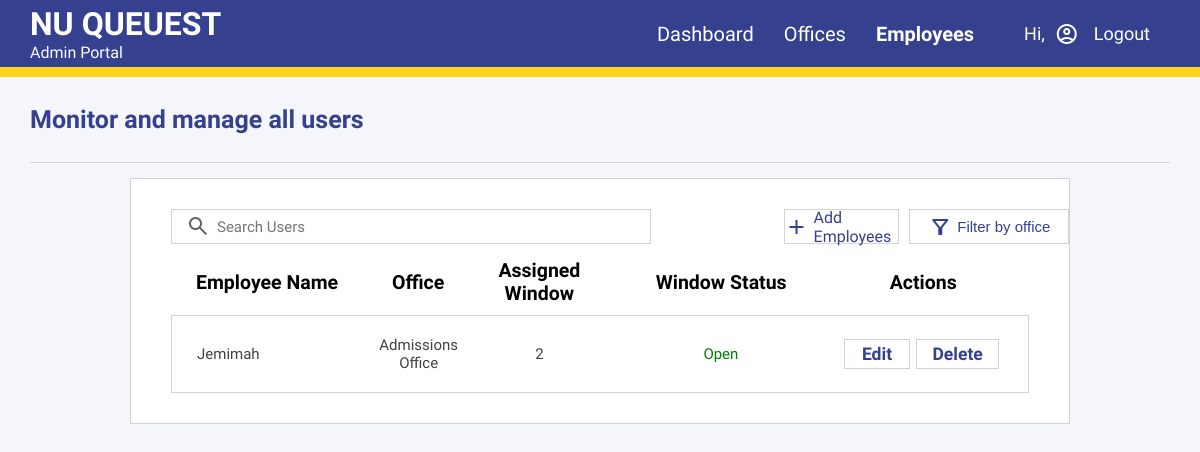
/admin/admin_usersview.php (signed in), run on the app's committed database.
### tables this page shows
CREATE TABLE `employees` (
  `employee_id` int NOT NULL AUTO_INCREMENT,
  `user_id` int DEFAULT NULL,
  `office_id` int DEFAULT NULL,
  `window` int DEFAULT NULL,
  `logged_In` tinyint DEFAULT NULL,
  PRIMARY KEY (`employee_id`),
  KEY `office_id1_idx` (`office_id`),
  KEY `user_id1_idx` (`user_id`),
  CONSTRAINT `office_id1` FOREIGN KEY (`office_id`) REFERENCES `offices` (`office_id`) ON DELETE CASCADE ON UPDATE CASCADE,
  CONSTRAINT `user_id1` FOREIGN KEY (`user_id`) REFERENCES `users` (`user_id`) ON DELETE CASCADE ON UPDATE CASCADE
);

CREATE TABLE `users` (
  `user_id` int NOT NULL AUTO_INCREMENT,
  `account_type` varchar(45) NOT NULL,
  `full_name` varchar(100) DEFAULT NULL,
  `email` varchar(45) NOT NULL,
  `password` varchar(255) DEFAULT NULL,
  PRIMARY KEY (`user_id`),
  UNIQUE KEY `email_UNIQUE` (`email`)
);

CREATE TABLE `offices` (
  `office_id` int NOT NULL AUTO_INCREMENT,
  `office_name` varchar(45) NOT NULL,
  `prefix` varchar(45) DEFAULT NULL,
  `office_description` text,
  `on_break` tinyint DEFAULT NULL,
  `estimated_time` varchar(45) DEFAULT NULL,
  `windows_num` int DEFAULT NULL,
  `status` varchar(45) DEFAULT NULL,
  `last_queue_number` varchar(45) DEFAULT NULL,
  PRIMARY KEY (`office_id`),
  UNIQUE KEY `office_name_UNIQUE` (`office_name`),
  UNIQUE KEY `prefix_UNIQUE` (`prefix`)
);

CREATE TABLE `office_windows` (
  `window_id` int NOT NULL AUTO_INCREMENT,
  `office_id` int DEFAULT NULL,
  `employee_id` int DEFAULT NULL,
  `window_number` varchar(45) DEFAULT NULL,
  `window_status` varchar(45) DEFAULT NULL,
  `current_ticket` varchar(45) DEFAULT NULL,
  PRIMARY KEY (`window_id`),
  KEY `ticketid_idx` (`window_number`),
  KEY `office_id_idx` (`office_id`),
  KEY `ticket_id_idx` (`window_number`),
  KEY `employee_id_fk_idx` (`employee_id`),
  CONSTRAINT `employee_id_fk` FOREIGN KEY (`employee_id`) REFERENCES `employees` (`employee_id`) ON DELETE CASCADE ON UPDATE CASCADE,
  CONSTRAINT `office_id_fk` FOREIGN KEY (`office_id`) REFERENCES `offices` (`office_id`) ON DELETE CASCADE ON UPDATE CASCADE
);

### api/admin_api.php (called while the page is built, shortened)
<?php
require_once '../config/connection.php';
function getEmployeeDetails() {
    global $conn;
    $query = "
        SELECT
            employees.employee_id,
            users.full_name,
            offices.office_name,
            office_windows.window_number,
            office_windows.window_status
        FROM
            employees
        JOIN
            users ON employees.user_id = users.user_id
        JOIN
            offices ON employees.office_id = offices.office_id
        JOIN
            office_windows ON employees.employee_id = office_windows.employee_id
        WHERE
            users.account_type = 'employee';
    ";
    $result = $conn->query($query);
    $employees = [];
    if ($result && $result->num_rows > 0) {
        while ($row = $result->fetch_assoc()) {
            $employees[] = $row;
        }
    }
    return $employees;
}
?>

### admin/admin_usersview.php (the view, shortened to what this page needs)
<?php
require_once '../config/connection.php';
include_once '../api/admin_api.php';
$name = getAdminName($_SESSION['admin_id']);
$firstName = explode(' ', trim($name))[0];
?>
<!DOCTYPE html>
<html lang="en">
<head>
    <link rel="stylesheet" href="../css/admin_usersview.css">
</head>
<body>
    <div class="header">
        <div class="header-left">
            <h1>NU QUEUEST</h1>
            <p>Admin Portal</p>
        </div>
        <div class="header-right">
            <div class="header-buttons">
                <a href="admin_officesview.php"><h2 >Dashboard</h2></a>
                <a href="../admin/admin_officesview.php"><h2>Offices</h2></a>
                <h2 class="current-page">Employees</h2>
            </div>
            <div class="user">
                <p>Hi, <span class="account-name"><?php echo$firstName?></span></p>
                <i class="material-symbols-outlined account-pic">account_circle</i>
                <p class="logout"><a href="../auth/logout.php">Logout</a></p>
            </div>
        </div>
    </div>
    <div class="main">
        <div class="main-header">
            <h1>Monitor and manage all users</h1>
        </div>
        <div class="main-div"></div>
        <div class="main-content-container">
        <div class="users-top-cont">
        <div class="user-search">
            <div class="search-in">
                <i class="material-symbols-outlined search">search</i>
                <input type="search" id="user-search" name="user-search" placeholder="Search Users">
            </div>
        </div>
                <div class="add-user" onclick="document.getElementById('dialog-add-user').showModal();">
                    <i class="material-symbols-outlined add" >add</i><p>Add Employees</p>
                </div>
                <div class="filter-by-office">
                <button class="office-flt-drp"><i class="material-symbols-outlined search">filter_alt</i>Filter by office</button>
            </div>
            </div>
            <div class="user-list-container">
                <div class="user-list-headers">
                    <div class="user-name-header">
                        <h2>Employee Name</h2>
                    </div>
                    <div class="office-name-header">
                        <h2>Office</h2>
                    </div>
                    <div class="assigned-window-header">
                        <h2>Assigned Window</h2>
                    </div>
                    <div class="window-status-header">
                        <h2>Window Status</h2>
                    </div>
                    <div class="action-header">
                        <h2>Actions</h2>
                    </div>
                </div>
                <?php
                        $employees = getEmployeeDetails();
                        ?>
                <div class="user-list">
                    <?php foreach ($employees as $employee) {
                         $statusColor = '';
                         if ($employee['window_status'] == 'on_break') {
                            $windowStat = "On Break";
                             $statusColor = '#f25325';
                         } elseif ($employee['window_status'] == 'closed') {
                            $windowStat = "Closed";
                             $statusColor = '#990000';
                         } elseif ($employee['window_status'] == 'open') {
                            $windowStat = "Open";
                             $statusColor = 'green';
                         } elseif (empty($employee['window_status'])) {
                            $windowStat = null;
                        }
                        ?>
                        <div class="user-list-element users-item" data-employee-id="<?php echo $employee['employee_id']; ?>">
                            <div class="user-name">
                                <p><?php echo $employee['full_name']; ?></p>
                            </div>
                            <div class="office-name">
                                <p><?php echo $employee['office_name']; ?></p>
                            </div>
                            <div class="assigned-window">
                                <p><?php echo $employee['window_number']; ?></p>
                            </div>
                            <div class="window-status" >
                                <p style="color: <?php echo $statusColor; ?>;"><?php echo $windowStat; ?></p>
                            </div>
                            <div class="user-action-btns">
                        <div class="edit-user-btn action-btn" id="edit-user-btn-<?php echo $employee['employee_id']; ?>" onclick="openEditUserDialog(<?php echo $employee['employee_id']; ?>)">
                        <h3>Edit</h3>
                        </div>
                        <div class="delete-user-btn action-btn" onclick="openDeleteUserDialog(<?php echo $employee['employee_id']; ?>)">
                <h3>Delete</h3>
            </div>
                    </div>
                        </div>
                    <?php } ?>
            </div>
        </div>
    </div>
            </div>
</body>
</html>

### css/admin_usersview.css (style rules this page uses)
html, body { margin: unset; padding: unset; background-color: #f4f6fc; font-family: 'Atkinson Hyperlegible', 'Courier New', Courier, monospace; }
h1, h2, h3, p { margin: unset; }
.header { display: flex; flex-direction: row; justify-content: space-between; width: auto; background-color: #35408e; border-bottom: 10px solid #ffd41c; color: #ffffff; min-height: 50px; padding: 5px 30px; }
.header h1, .header h2, header p { margin: unset; }
.header h2 { font-size: 20px; }
.header-left, .header-buttons, .user { align-content: center; }
.header-right { display: flex; flex-direction: row; }
.header-buttons { display: grid; grid-template-columns: auto auto auto; column-gap: 30px; margin-right: 50px; }
.header-buttons a { text-decoration: none; color: #ffffff; }
.header-buttons a h2 { font-weight: 100; }
.user p { margin: unset; align-content: center; font-size: 18px; }
.user { display: flex; flex-direction: row; margin-right: 20px; }
.user .logout a { text-decoration: none; color: #ffffff; margin-left: 15px; }
.account-pic { align-content: center; color: #ffffff; margin-left: 10px; }
.material-symbols-outlined { font-variation-settings: 'FILL' 0, 'wght' 400, 'GRAD' 0, 'opsz' 24 }
.main { padding: 0 30px; }
.main-header h1 { font-size: 25px; color: #35408e; margin-top: 28px; }
.main-div { border-bottom: 1px solid #d2d2db; margin: 28px 0 15px 0; }
.main-content-container { display: grid; border: 1px solid #d2d2db; background-color: #ffffff; padding: 30px 40px; margin: 0 100px 50px 100px; }
.users-top-cont { display: grid; grid-template-columns: 70% auto 160px; gap: 12px; }
.user-search { display: grid; grid-template-columns: 80% 20%; gap: 5px; align-items: center; }
.user-search i { position: absolute; padding: 5px 0 0 15px; color: #5f6368; }
.user-search .search-in input { border: 1px solid #d2d2db; width: 100%; height: 35px; font-family: 'Atkinson Hyperlegible', 'Courier New', Courier, monospace; padding-left: 45px; font-size: 15px; }
.add-user { display: flex; border: 1px solid #d2d2db; background-color: #ffffff; width: 100%; height: 33px; align-items: center; justify-content: center; color: #35408e; cursor: pointer; }
.add-user i { margin-right: 5px; }
.add-user p { margin-right: 5px; }
.office-flt-drp { display: flex; align-items: center; justify-content: center; color: #35408e; height: 35px; width: 160px; background-color: #ffffff; border: 1px solid #d2d2db; font-size: 15px; cursor: pointer; }
.office-flt-drp i { margin-right: 5px; }
.filter-by-office { position: relative; display: inline-block; }
.user-list-container { margin-top: 15px; display: grid; gap: 10px; }
.user-list-element, .user-list-headers { display: grid; grid-template-columns: 20% 15% 15% 30% 20%; width: auto; padding: 20px 25px; align-items: center; text-align: center; }
.user-list-headers { padding: 0 25px 0 25px; font-size: 13px; }
.user-list-element { border: 1px solid #d2d2db; }
.user-list { display:flex; flex-direction: column; gap: 15px; }
.user-list-element .user-name, .user-name-header { text-align: left; }
.user-list-element p { font-size: 15px; color: #414042; }
.user-action-btns { display: grid; grid-template-columns: auto auto; row-gap: 5px; width: auto; min-width: 130px; }
.user-list-element .action-btn { border: 1px solid #d2d2db; height: 28px; width: 90%; text-align: center; align-content: center; justify-self: center; font-size: 15px; cursor: pointer; }
.user-list-element .edit-user-btn.action-btn, .delete-user-btn.action-btn { color: #35408e; }

### data on the page
employees: user.full_name "Jemimah", office.office_name "Admissions Office", office_windows.window_number "2", office_windows.window_status "Open"
